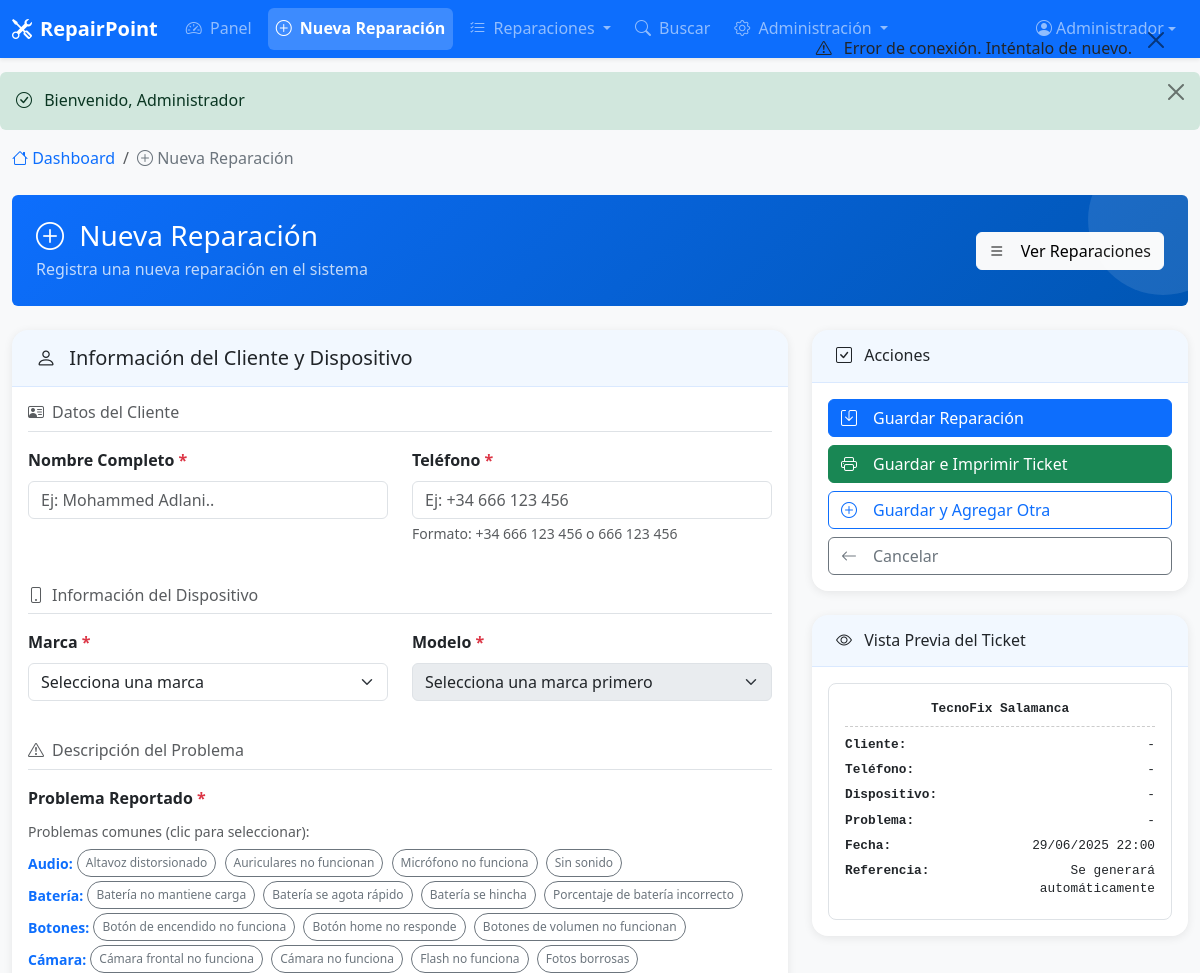
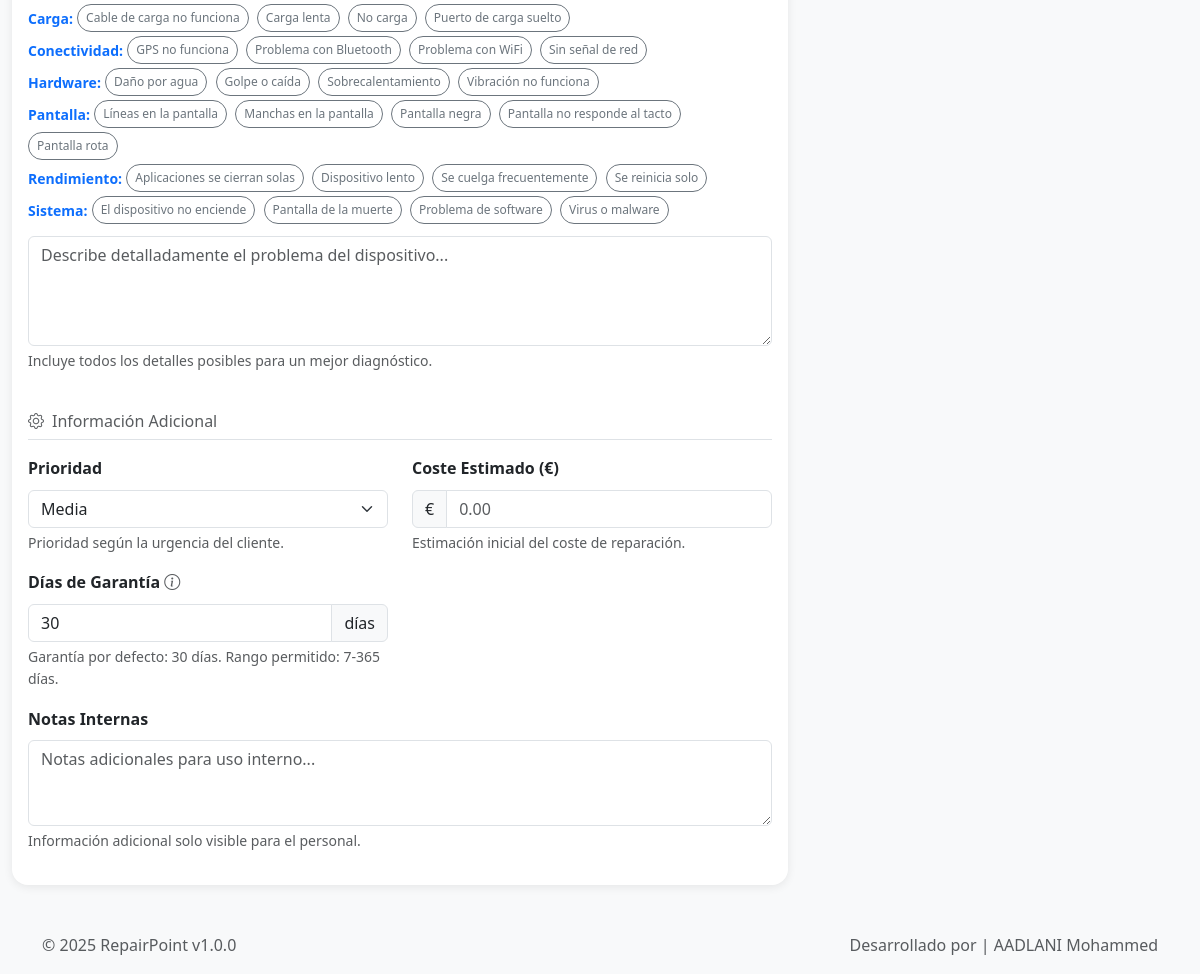
/pages/add_repair.php (signed in), run on the app's committed database (2 pictures, top to bottom).
### tables this page shows
CREATE TABLE users (
                       id INT AUTO_INCREMENT PRIMARY KEY,
                       name VARCHAR(100) NOT NULL COMMENT 'Nombre completo del usuario',
                       email VARCHAR(150) NOT NULL UNIQUE COMMENT 'Email',
                       phone VARCHAR(20) COMMENT 'Teléfono',
                       password VARCHAR(255) NOT NULL COMMENT 'Contraseña encriptada',
                       role ENUM('admin', 'staff') DEFAULT 'staff' COMMENT 'Rol del usuario',
                       shop_id INT NOT NULL COMMENT 'ID del taller',
                       created_at DATETIME DEFAULT CURRENT_TIMESTAMP COMMENT 'Fecha de creación',
                       last_login DATETIME COMMENT 'Último inicio de sesión',
                       status ENUM('active', 'inactive') DEFAULT 'active' COMMENT 'Estado del usuario',
                       remember_token VARCHAR(255) COMMENT 'Token para recordar sesión',
                       reset_token VARCHAR(255) COMMENT 'Token para reset password',
                       reset_expires DATETIME COMMENT 'Expiración del token reset',
                       FOREIGN KEY (shop_id) REFERENCES shops(id) ON DELETE CASCADE,
                       INDEX idx_email (email),
                       INDEX idx_shop_id (shop_id),
                       INDEX idx_remember_token (remember_token),
                       INDEX idx_reset_token (reset_token)
);

CREATE TABLE common_issues (
                               id INT AUTO_INCREMENT PRIMARY KEY,
                               shop_id INT NOT NULL COMMENT 'ID del taller',
                               issue_text VARCHAR(255) NOT NULL COMMENT 'Texto del problema',
                               category VARCHAR(100) COMMENT 'Categoría del problema',
                               created_at DATETIME DEFAULT CURRENT_TIMESTAMP,
                               FOREIGN KEY (shop_id) REFERENCES shops(id) ON DELETE CASCADE,
                               INDEX idx_shop_issues (shop_id, category),
                               INDEX idx_issue_category (category)
);

CREATE TABLE shops (
                       id INT AUTO_INCREMENT PRIMARY KEY,
                       name VARCHAR(150) NOT NULL COMMENT 'Nombre del taller',
                       email VARCHAR(150) UNIQUE COMMENT 'Email del taller',
                       phone1 VARCHAR(20) NOT NULL COMMENT 'Teléfono principal',
                       phone2 VARCHAR(20) COMMENT 'Teléfono adicional',
                       address TEXT COMMENT 'Dirección completa',
                       website VARCHAR(255) COMMENT 'Sitio web del taller',
                       logo VARCHAR(255) COMMENT 'Logo del taller',
                       city VARCHAR(100) COMMENT 'Ciudad',
                       country VARCHAR(100) DEFAULT 'España' COMMENT 'País',
                       created_at DATETIME DEFAULT CURRENT_TIMESTAMP COMMENT 'Fecha de creación',
                       notes TEXT COMMENT 'Notas adicionales',
                       status ENUM('active', 'inactive') DEFAULT 'active' COMMENT 'Estado del taller',
                       setup_completed BOOLEAN DEFAULT FALSE COMMENT 'Si el setup inicial está completo'
);

### pages/add_repair.php (the view, shortened to what the rows shown need)
<?php
require_once '../config/config.php';
$db = getDB();
$common_issues = $db->select("SELECT * FROM common_issues ORDER BY category, issue_text");
require_once INCLUDES_PATH . 'header.php';
require_once INCLUDES_PATH . 'header.php';
?>
<div class="container-fluid">
    <div class="row mb-4">
        <div class="col-12">
            <div class="page-header bg-primary text-white p-4 rounded">
                <div class="row align-items-center">
                    <div class="col-md-8">
                        <h1 class="h3 mb-1">
                            <i class="bi bi-plus-circle me-2"></i>
                            Nueva Reparación
                        </h1>
                    </div>
                </div>
            </div>
        </div>
    </div>
    <form method="POST" action="" class="needs-validation" novalidate>
        <div class="row">
            <div class="col-12 col-lg-8">
                <div class="card">
                    <div class="card-body">
                        <div class="row mb-4">
                            <div class="col-12 mb-3">
                                <?php if (!empty($common_issues)): ?>
                                    <div class="mb-2">
                                        <div class="common-issues-buttons mt-1">
                                            <?php
                                            $current_category = '';
                                            foreach ($common_issues as $issue):
                                                if ($current_category !== $issue['category']):
                                                    if ($current_category !== '') echo '<br>';
                                                    $current_category = $issue['category'];
                                                    ?>
                                                    <small class="text-primary fw-bold"><?= htmlspecialchars($issue['category']) ?>:</small>
                                                <?php endif; ?>
                                                <button type="button"
                                                        class="btn btn-outline-secondary btn-sm me-1 mb-1 common-issue-btn"
                                                        data-issue="<?= htmlspecialchars($issue['issue_text']) ?>">
                                                    <?= htmlspecialchars($issue['issue_text']) ?>
                                                </button>
                                            <?php endforeach; ?>
                                        </div>
                                    </div>
                                <?php endif; ?>
                            </div>
                        </div>
                    </div>
                </div>
            </div>
            <div class="col-12 col-lg-4">
                <div class="card">
                    <div class="card-body">
                        <div class="ticket-preview" id="ticketPreview">
                            <div class="ticket-header text-center mb-2">
                                <strong><?= htmlspecialchars($current_user['shop_name']) ?></strong>
                            </div>
                        </div>
                    </div>
                </div>
            </div>
        </div>
</div>
<?php
require_once INCLUDES_PATH . 'footer.php';
?>

### includes/header.php (shortened to what the rows shown need)
<?php
$current_user = null;
$current_shop = null;
if (isset($_SESSION['user_id'])) {
    try {
        $db = getDB();
        $current_user = $db->selectOne(
            "SELECT u.*, s.name as shop_name, s.logo as shop_logo
             FROM users u
             JOIN shops s ON u.shop_id = s.id
             WHERE u.id = ?",
            [$_SESSION['user_id']]
        );
        if ($current_user) {
            $current_shop = $db->selectOne("SELECT * FROM shops WHERE id = ?", [$current_user['shop_id']]);
        }
    } catch (Exception $e) {
        $current_user = [
            'id' => $_SESSION['user_id'],
            'name' => $_SESSION['user_name'] ?? 'Usuario',
            'email' => $_SESSION['user_email'] ?? '',
            'role' => $_SESSION['user_role'] ?? 'staff',
            'shop_name' => $_SESSION['shop_name'] ?? 'Mi Taller'
        ];
        $current_shop = ['name' => $current_user['shop_name'], 'logo' => null];
    }
}
?>
<!DOCTYPE html>
<html lang="es">
<head>
    <link href="https://cdn.jsdelivr.net/npm/bootstrap@5.3.0/dist/css/bootstrap.min.css" rel="stylesheet">
    <link href="https://cdn.jsdelivr.net/npm/bootstrap-icons@1.11.0/font/bootstrap-icons.css" rel="stylesheet">
    <link href="<?= asset('css/style.css') ?>" rel="stylesheet">
    <link href="<?= asset('css/print.css') ?>" rel="stylesheet" media="print">
</head>
<body class="<?= isset($body_class) ? $body_class : '' ?>">
<?php if (isset($_SESSION['user_id'])): ?>
<nav class="navbar navbar-expand-lg navbar-dark bg-primary fixed-top">
    <div class="container-fluid">
        <a class="navbar-brand d-flex align-items-center" href="<?= url('pages/dashboard.php') ?>">
            <?php if ($current_shop && isset($current_shop['logo']) && $current_shop['logo']): ?>
                <img src="<?= url($current_shop['logo']) ?>" alt="Logo" height="30" class="me-2">
            <?php else: ?>
                <i class="bi bi-tools me-2"></i>
            <?php endif; ?>
            <span class="fw-bold"><?= APP_NAME ?></span>
        </a>
        <div class="collapse navbar-collapse" id="navbarNav">
            <ul class="navbar-nav me-auto">
                <li class="nav-item">
                    <a class="nav-link <?= (basename($_SERVER['PHP_SELF']) == 'dashboard.php') ? 'active' : '' ?>"
                       href="<?= url('pages/dashboard.php') ?>">
                        <i class="bi bi-speedometer2 me-1"></i>
                        Panel
                    </a>
                </li>
                <li class="nav-item">
                    <a class="nav-link <?= (basename($_SERVER['PHP_SELF']) == 'add_repair.php') ? 'active' : '' ?>"
                       href="<?= url('pages/add_repair.php') ?>">
                        <i class="bi bi-plus-circle me-1"></i>
                        Nueva Reparación
                    </a>
                </li>
                <li class="nav-item dropdown">
                    <a class="nav-link dropdown-toggle" href="#" id="repairsDropdown" role="button" data-bs-toggle="dropdown">
                        <i class="bi bi-list-check me-1"></i>
                        Reparaciones
                    </a>
                </li>
                <li class="nav-item">
                    <a class="nav-link <?= (basename($_SERVER['PHP_SELF']) == 'search.php') ? 'active' : '' ?>"
                       href="<?= url('pages/search.php') ?>">
                        <i class="bi bi-search me-1"></i>
                        Buscar
                    </a>
                </li>
                <?php if ($current_user && $current_user['role'] === 'admin'): ?>
                <li class="nav-item dropdown">
                    <a class="nav-link dropdown-toggle" href="#" id="adminDropdown" role="button" data-bs-toggle="dropdown">
                        <i class="bi bi-gear me-1"></i>
                        Administración
                    </a>
                </li>
                <?php endif; ?>
            </ul>
            <ul class="navbar-nav">
                <li class="nav-item dropdown">
                    <a class="nav-link dropdown-toggle d-flex align-items-center" href="#" id="userDropdown" role="button" data-bs-toggle="dropdown">
                        <i class="bi bi-person-circle me-1"></i>
                        <span class="d-none d-md-inline"><?= htmlspecialchars($current_user['name']) ?></span>
                    </a>
                </li>
            </ul>
        </div>
    </div>
</nav>
<div class="main-content">
<?php endif; ?>

### data on the page
users: name "Administrador", shop.name "TecnoFix Salamanca"
common_issues: category "Audio", issue_text "Altavoz distorsionado"
common_issues: issue_text "Auriculares no funcionan"
common_issues: issue_text "Micrófono no funciona"
common_issues: issue_text "Sin sonido"
common_issues: category "Batería", issue_text "Batería no mantiene carga"
common_issues: issue_text "Batería se agota rápido"
common_issues: issue_text "Batería se hincha"
common_issues: issue_text "Porcentaje de batería incorrecto"
common_issues: category "Botones", issue_text "Botón de encendido no funciona"
common_issues: issue_text "Botón home no responde"
common_issues: issue_text "Botones de volumen no funcionan"
common_issues: category "Cámara", issue_text "Cámara frontal no funciona"
common_issues: issue_text "Cámara no funciona"
common_issues: issue_text "Flash no funciona"
common_issues: issue_text "Fotos borrosas"
common_issues: category "Carga", issue_text "Cable de carga no funciona"
common_issues: issue_text "Carga lenta"
common_issues: issue_text "No carga"
common_issues: issue_text "Puerto de carga suelto"
common_issues: category "Conectividad", issue_text "GPS no funciona"
common_issues: issue_text "Problema con Bluetooth"
common_issues: issue_text "Problema con WiFi"
common_issues: issue_text "Sin señal de red"
common_issues: category "Hardware", issue_text "Daño por agua"
common_issues: issue_text "Golpe o caída"
common_issues: issue_text "Sobrecalentamiento"
common_issues: issue_text "Vibración no funciona"
common_issues: category "Pantalla", issue_text "Líneas en la pantalla"
common_issues: issue_text "Manchas en la pantalla"
common_issues: issue_text "Pantalla negra"
common_issues: issue_text "Pantalla no responde al tacto"
common_issues: issue_text "Pantalla rota"
common_issues: category "Rendimiento", issue_text "Aplicaciones se cierran solas"
common_issues: issue_text "Dispositivo lento"
common_issues: issue_text "Se cuelga frecuentemente"
common_issues: issue_text "Se reinicia solo"
common_issues: category "Sistema", issue_text "El dispositivo no enciende"
common_issues: issue_text "Pantalla de la muerte"
common_issues: issue_text "Problema de software"
common_issues: issue_text "Virus o malware"

### other printed values
APP_NAME "RepairPoint"
$_SESSION['message'] "Bienvenido, Administrador"
$default_warranty "30"
$min_warranty "7"
$max_warranty "365"
APP_VERSION "1.0.0"
APP_AUTHOR "| AADLANI Mohammed"
